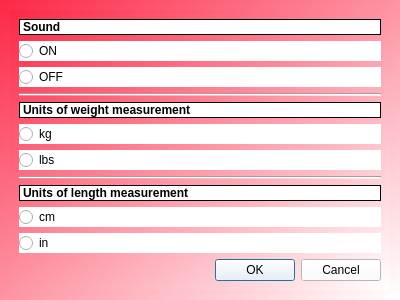
<?xml version="1.0" encoding="UTF-8"?>
<ui version="4.0">
 <class>Form</class>
 <widget class="QWidget" name="Form">
  <property name="geometry">
   <rect>
    <x>0</x>
    <y>0</y>
    <width>400</width>
    <height>300</height>
   </rect>
  </property>
  <property name="windowTitle">
   <string>Settings</string>
  </property>
  <property name="styleSheet">
   <string notr="true">background: qlineargradient(spread:pad, x1:0, y1:0, x2:1, y2:1, stop:0 rgba(252, 40, 71, 255), stop:1 rgba(255, 255, 255, 255));
font: 8pt &quot;Verdana&quot;;
</string>
  </property>
  <layout class="QGridLayout" name="gridLayout_2">
   <property name="leftMargin">
    <number>10</number>
   </property>
   <property name="topMargin">
    <number>10</number>
   </property>
   <property name="rightMargin">
    <number>10</number>
   </property>
   <property name="bottomMargin">
    <number>10</number>
   </property>
   <item row="0" column="0">
    <widget class="QScrollArea" name="scrollArea">
     <property name="styleSheet">
      <string notr="true"/>
     </property>
     <property name="frameShape">
      <enum>QFrame::NoFrame</enum>
     </property>
     <property name="widgetResizable">
      <bool>true</bool>
     </property>
     <widget class="QWidget" name="scrollAreaWidgetContents">
      <property name="geometry">
       <rect>
        <x>0</x>
        <y>0</y>
        <width>380</width>
        <height>280</height>
       </rect>
      </property>
      <layout class="QGridLayout" name="gridLayout">
       <item row="5" column="0">
        <widget class="QRadioButton" name="kgWeightBtn">
         <property name="styleSheet">
          <string notr="true">background: white;</string>
         </property>
         <property name="text">
          <string>kg</string>
         </property>
        </widget>
       </item>
       <item row="3" column="0">
        <widget class="Line" name="line">
         <property name="orientation">
          <enum>Qt::Horizontal</enum>
         </property>
        </widget>
       </item>
       <item row="7" column="0">
        <widget class="Line" name="line_2">
         <property name="orientation">
          <enum>Qt::Horizontal</enum>
         </property>
        </widget>
       </item>
       <item row="4" column="0">
        <widget class="QLabel" name="label">
         <property name="maximumSize">
          <size>
           <width>16777215</width>
           <height>20</height>
          </size>
         </property>
         <property name="styleSheet">
          <string notr="true">background: white; font-weight: bold;</string>
         </property>
         <property name="frameShape">
          <enum>QFrame::Box</enum>
         </property>
         <property name="text">
          <string>Units of weight measurement</string>
         </property>
        </widget>
       </item>
       <item row="9" column="0">
        <widget class="QRadioButton" name="radioButton_2">
         <property name="styleSheet">
          <string notr="true">background: white;</string>
         </property>
         <property name="text">
          <string>cm</string>
         </property>
        </widget>
       </item>
       <item row="11" column="0">
        <widget class="QDialogButtonBox" name="buttonBox">
         <property name="styleSheet">
          <string notr="true">background: white;</string>
         </property>
         <property name="standardButtons">
          <set>QDialogButtonBox::Cancel|QDialogButtonBox::Ok</set>
         </property>
        </widget>
       </item>
       <item row="8" column="0">
        <widget class="QLabel" name="label_2">
         <property name="maximumSize">
          <size>
           <width>16777215</width>
           <height>20</height>
          </size>
         </property>
         <property name="styleSheet">
          <string notr="true">background: white; font-weight: bold;</string>
         </property>
         <property name="frameShape">
          <enum>QFrame::Box</enum>
         </property>
         <property name="text">
          <string>Units of length measurement</string>
         </property>
        </widget>
       </item>
       <item row="10" column="0">
        <widget class="QRadioButton" name="radioButton">
         <property name="styleSheet">
          <string notr="true">background: white; </string>
         </property>
         <property name="text">
          <string>in</string>
         </property>
        </widget>
       </item>
       <item row="6" column="0">
        <widget class="QRadioButton" name="lbsWeightBtn">
         <property name="styleSheet">
          <string notr="true">background: white;</string>
         </property>
         <property name="text">
          <string>lbs</string>
         </property>
        </widget>
       </item>
       <item row="2" column="0">
        <widget class="QRadioButton" name="offSoundBtn">
         <property name="styleSheet">
          <string notr="true">background: white; </string>
         </property>
         <property name="text">
          <string>OFF</string>
         </property>
        </widget>
       </item>
       <item row="0" column="0">
        <widget class="QLabel" name="soundLabel">
         <property name="maximumSize">
          <size>
           <width>16777215</width>
           <height>20</height>
          </size>
         </property>
         <property name="styleSheet">
          <string notr="true">background: white; font-weight: bold;</string>
         </property>
         <property name="frameShape">
          <enum>QFrame::Box</enum>
         </property>
         <property name="text">
          <string>Sound</string>
         </property>
        </widget>
       </item>
       <item row="1" column="0">
        <widget class="QRadioButton" name="onSoundBtn">
         <property name="styleSheet">
          <string notr="true">background: white</string>
         </property>
         <property name="text">
          <string>ON</string>
         </property>
         <property name="checkable">
          <bool>false</bool>
         </property>
        </widget>
       </item>
      </layout>
     </widget>
    </widget>
   </item>
  </layout>
 </widget>
 <resources/>
 <connections/>
</ui>
